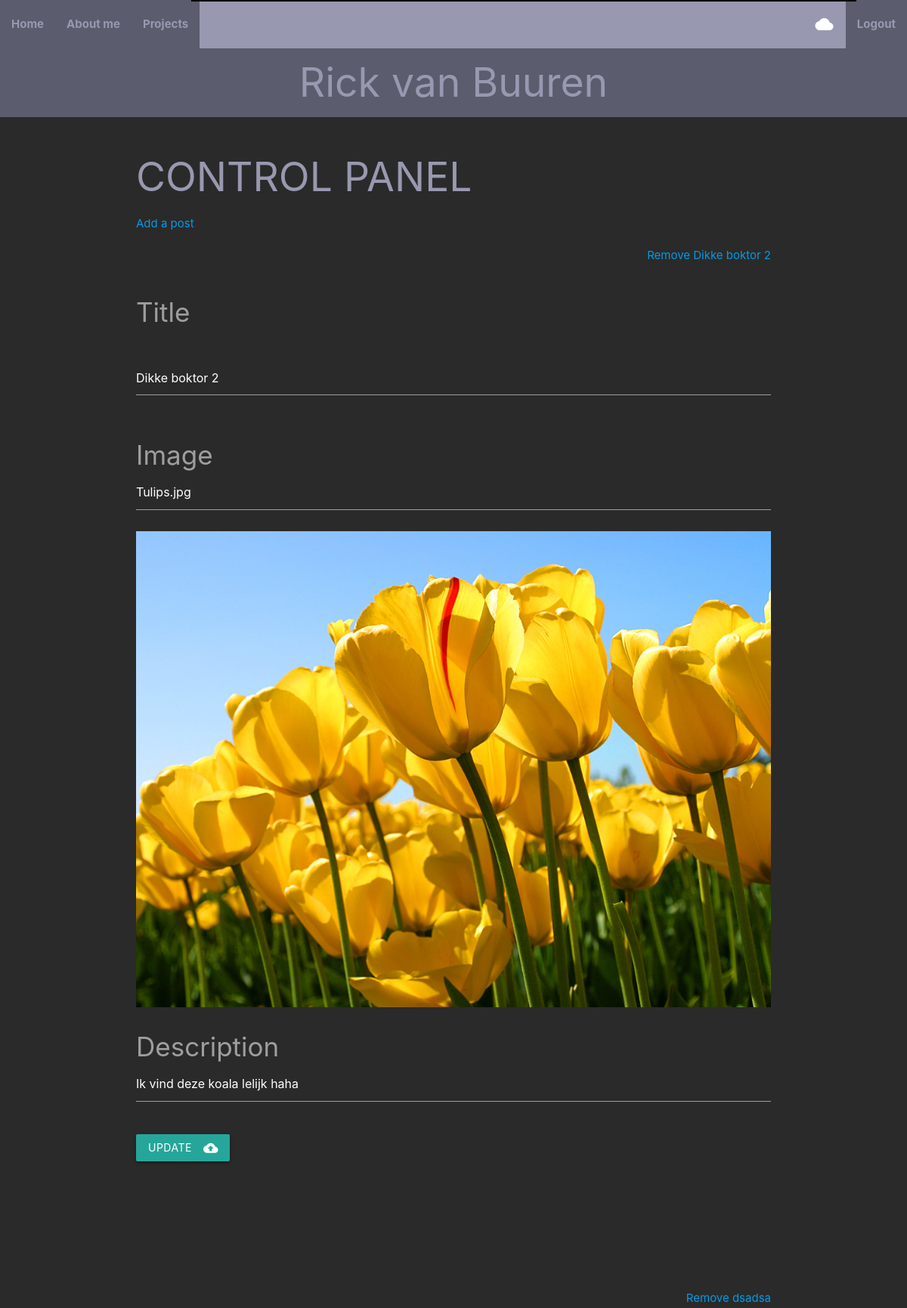
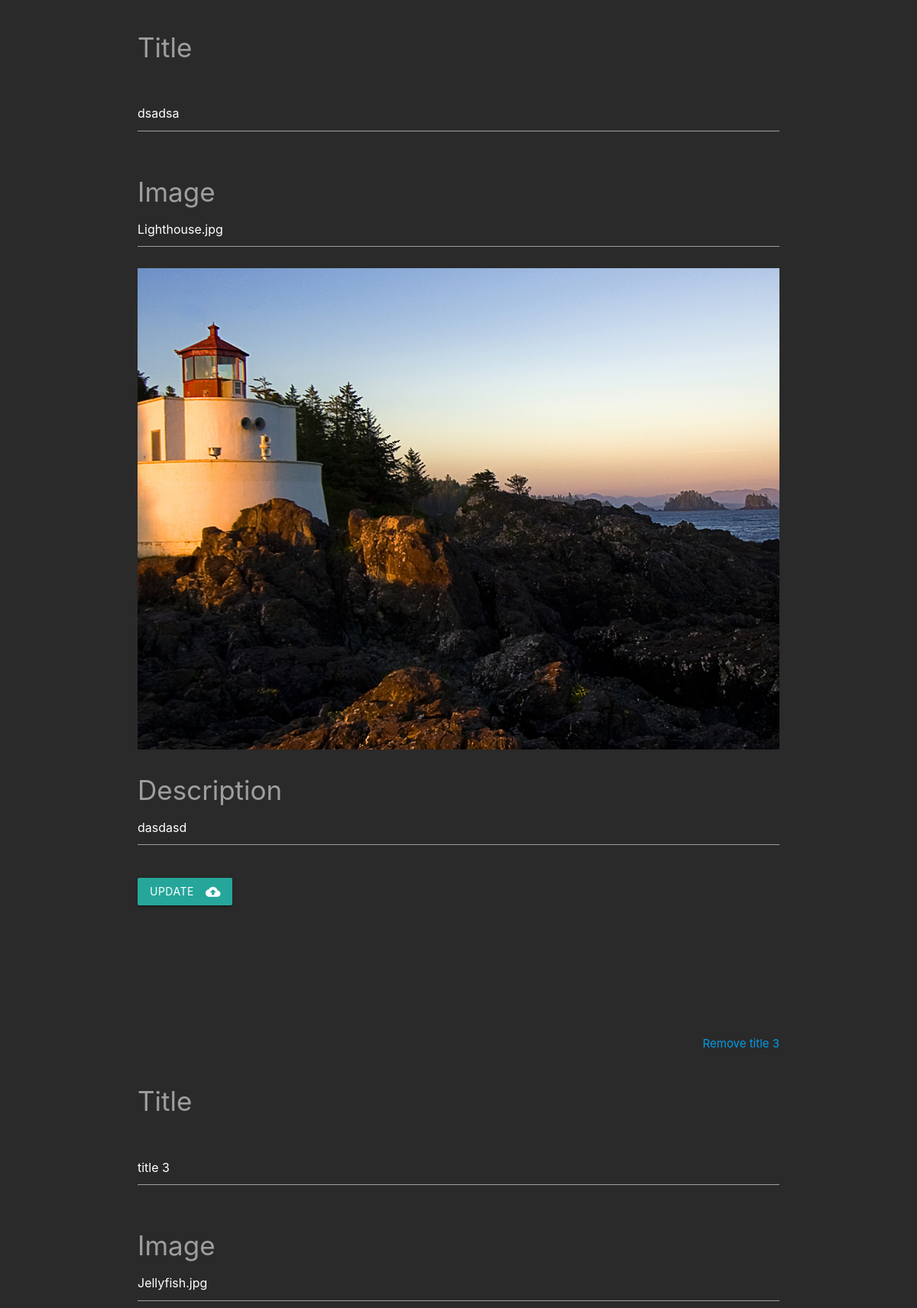
/pages/controlpanel.php (signed in, upper part), run on the app's committed database (2 pictures, top to bottom).
### tables this page shows
CREATE TABLE `images` (
  `id` int(11) NOT NULL,
  `image` varchar(100) NOT NULL,
  `content_id` int(11) NOT NULL
);

CREATE TABLE `content` (
  `id` int(11) NOT NULL,
  `title` varchar(255) NOT NULL,
  `description` text NOT NULL
);

### pages/controlpanel.php (the view, shortened to what this page needs)
<!doctype html>
<html lang="en">
<head>
    <?php
    include_once ('../includes/head.php')
    ?>
</head>
<?php
include_once ('../includes/nav.php')
?>
<body>
<?php
if(!isset($_SESSION['u_id'])){
    echo '<h2>Please login as Admin to view the posts.</h2>';
}else{
?>
    <div class="container custom-margin">
        <div class="row">
            <h2>CONTROL PANEL</h2>
            <a href="addpost.php">Add a post</a>
        </div>
        <div class="row">
            <ul class="posts">
                <?php
                include '../includes/dbh.inc.php';
                $posts = [];
                $sql_GetAllPosts = "SELECT content.*, images.image, images.content_id FROM content INNER JOIN images ON content.id = images.content_id";
                $allPosts = mysqli_query($connection, $sql_GetAllPosts);
                while($row = mysqli_fetch_assoc($allPosts)){
                    $posts[] = $row;
                }
                foreach($posts as $key => $post){
                    ?>
                    <li>
                        <form class="col s12 post-form" action="../includes/updatepost.inc.php" method="POST">
                            <a href="../includes/removepost.inc.php?remove=<?= $post['id']; ?>">Remove <?= $post['title'] ;?></a>
                            <div class="row">
                                <h1>
                                    <label for="title">Title</label>
                                    <input name="title" id="title" type="text" autocomplete="title" class="validate" value="<?= $post['title']; ?>"
                                </h1>
                            </div>
                            <div class="row">
                                <label for="image">Image</label>
                                <input name="image" id="image" type="text" autocomplete="image" class="validate" value="<?= $post['image']; ?>">
                            </div>
                            <div class="row">
                                <img src="../images/<?= $post['image']; ?>">
                            </div>
                            <div class="row">
                                <p>
                                    <label for="description">Description</label>
                                    <input name="description" id="description" type="text" autocomplete="image" class="validate" value="<?= $post['description']; ?>"
                                </p>
                            </div>
                            <div class="row">
                                <button class="btn waves-effect waves-light" type="submit" name="submit">Update
                                    <i class="material-icons right">backup</i>
                                </button>
                            </div>
                        </form>
                    </li>
                <?php } ?>
            </ul>
        </div>
    </div>
<?php } ?>
</body>
</html>

### styles/style.css (style rules this page uses)
body { background-color: #2A2A2A; color: #9898b0; }
.posts { margin: 20px auto; }
.posts li { position: relative; }
.posts li a { position: absolute; right: 0px; }
.posts li div img { width: 100%; }
.posts form { margin-bottom: 150px; }
.post-form label { font-size: 35px; }
input, textarea { color: white; }

### styles/loginform.css (style rules this page uses)
.custom-margin { margin-top: 50px; }

### data on the page
images: content.title "Dikke boktor 2", title "Dikke boktor 2", image "Tulips.jpg", image (picture), description "Ik vind deze koala lelijk haha"
images: content.title "dsadsa", title "dsadsa", image "Lighthouse.jpg", image (picture), description "dasdasd"
images: content.title "title 3", title "title 3", image "Jellyfish.jpg"
